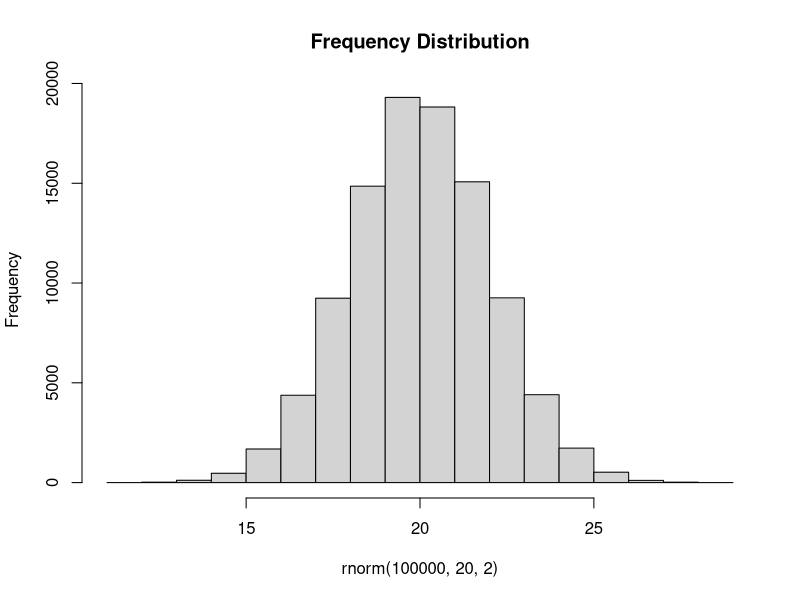
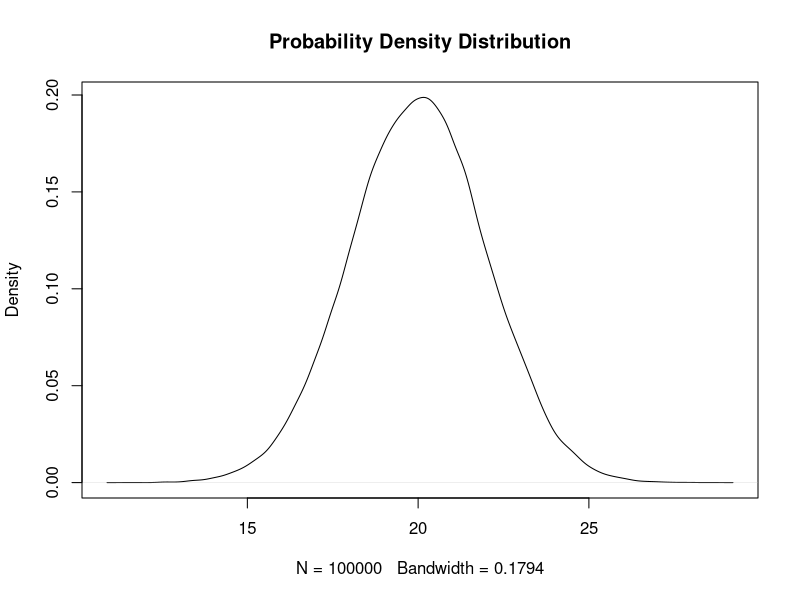
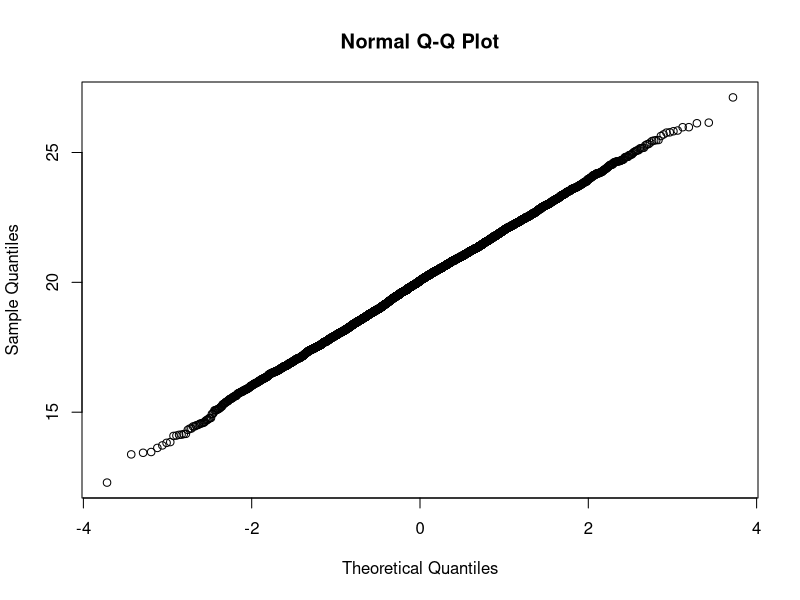
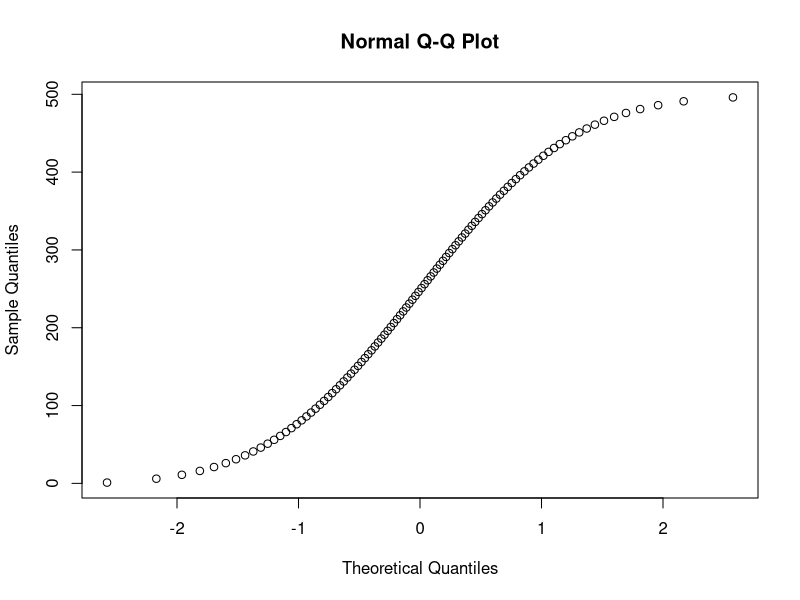
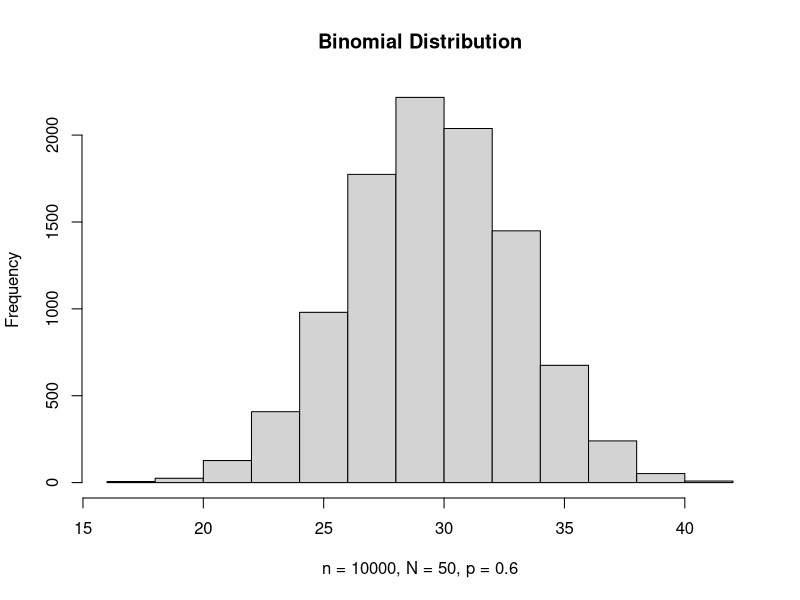
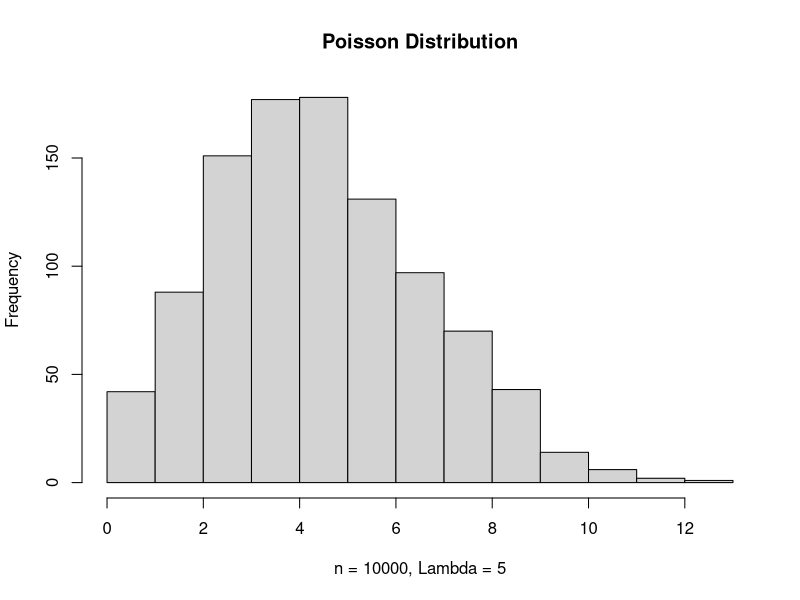

Write the R code that produced these figures, in order.
## ---- chunk 1
options(scipen=1, digits=4)
knitr::opts_chunk$set(echo = TRUE, message = FALSE, warning = FALSE, cache = FALSE, cache.lazy=TRUE, tidy.opts=list(width.cutoff=50),tidy=TRUE, fig.height=8, digits=4)
## ---- chunk 2
s <- c(rep("A",50),rep("B",35),rep("C",15))
d <- as.data.frame(table(s))
## ---- chunk 3
d
## ---- chunk 4
set.seed(42) # stratified
table(sample(d$s, replace = TRUE, prob = d$Freq, 100))
set.seed(42) # non-stratified
table(sample(d$s, replace = TRUE, 100))
## ---- chunk 5
hist(rnorm(100000,20,2),
main = "Frequency Distribution")
## ---- chunk 6
plot(density(rnorm(100000,20,2)),
main = "Probability Density Distribution")
## ---- chunk 7
shapiro.test(rnorm(5000,20,2))
## ---- chunk 8
shapiro.test(seq(1,500,5))
## ---- chunk 9
qqnorm(rnorm(5000,20,2))
## ---- chunk 10
qqnorm(seq(1,500,5))
## ---- chunk 11
  set.seed(42)
  hist(rbinom(n = 10000, size = 50, prob = 0.6), main = "Binomial Distribution", xlab = 
  "n = 10000, N = 50, p = 0.6")
## ---- chunk 12
  set.seed(42)
  hist(rpois(1000, 5), main = "Poisson Distribution", xlab = 
  "n = 10000, Lambda = 5")
